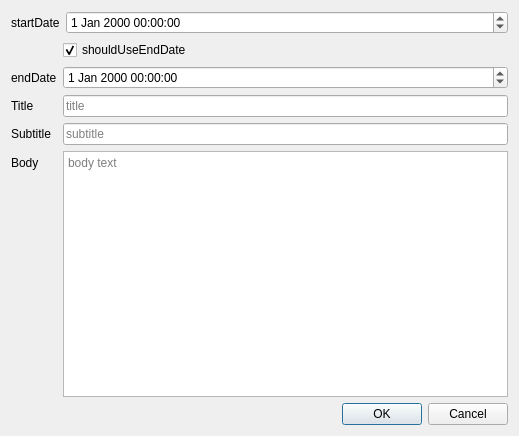
<?xml version="1.0" encoding="UTF-8"?>
<ui version="4.0">
 <class>TextAnnotationDialog</class>
 <widget class="QDialog" name="TextAnnotationDialog">
  <property name="geometry">
   <rect>
    <x>0</x>
    <y>0</y>
    <width>519</width>
    <height>436</height>
   </rect>
  </property>
  <property name="windowTitle">
   <string>Text Annotation Edit Dialog</string>
  </property>
  <layout class="QVBoxLayout" name="verticalLayout">
   <item>
    <layout class="QFormLayout" name="formLayout_2">
     <item row="0" column="0" colspan="2">
      <layout class="QFormLayout" name="formLayout">
       <item row="0" column="0">
        <widget class="QLabel" name="label">
         <property name="text">
          <string>startDate</string>
         </property>
        </widget>
       </item>
       <item row="0" column="1">
        <widget class="QDateTimeEdit" name="dateTimeEdit_Start">
         <property name="wrapping">
          <bool>true</bool>
         </property>
         <property name="currentSection">
          <enum>QDateTimeEdit::HourSection</enum>
         </property>
        </widget>
       </item>
      </layout>
     </item>
     <item row="2" column="0">
      <widget class="QLabel" name="label_2">
       <property name="text">
        <string>endDate</string>
       </property>
      </widget>
     </item>
     <item row="2" column="1">
      <widget class="QDateTimeEdit" name="dateTimeEdit_End">
       <property name="enabled">
        <bool>true</bool>
       </property>
       <property name="wrapping">
        <bool>true</bool>
       </property>
       <property name="currentSection">
        <enum>QDateTimeEdit::HourSection</enum>
       </property>
      </widget>
     </item>
     <item row="3" column="0">
      <widget class="QLabel" name="label_3">
       <property name="text">
        <string>Title</string>
       </property>
      </widget>
     </item>
     <item row="3" column="1">
      <widget class="QLineEdit" name="lineEdit_Title">
       <property name="placeholderText">
        <string>title</string>
       </property>
       <property name="clearButtonEnabled">
        <bool>true</bool>
       </property>
      </widget>
     </item>
     <item row="4" column="0">
      <widget class="QLabel" name="label_4">
       <property name="text">
        <string>Subtitle</string>
       </property>
      </widget>
     </item>
     <item row="4" column="1">
      <widget class="QLineEdit" name="lineEdit_Subtitle">
       <property name="placeholderText">
        <string>subtitle</string>
       </property>
       <property name="clearButtonEnabled">
        <bool>true</bool>
       </property>
      </widget>
     </item>
     <item row="5" column="0">
      <widget class="QLabel" name="label_5">
       <property name="text">
        <string>Body</string>
       </property>
      </widget>
     </item>
     <item row="5" column="1">
      <widget class="QTextBrowser" name="textBrowser_Body">
       <property name="readOnly">
        <bool>false</bool>
       </property>
       <property name="placeholderText">
        <string>body text</string>
       </property>
      </widget>
     </item>
     <item row="1" column="1">
      <widget class="QCheckBox" name="checkBox_ShouldUseEndDate">
       <property name="text">
        <string>shouldUseEndDate</string>
       </property>
       <property name="checked">
        <bool>true</bool>
       </property>
      </widget>
     </item>
    </layout>
   </item>
   <item>
    <widget class="QDialogButtonBox" name="buttonBox">
     <property name="orientation">
      <enum>Qt::Horizontal</enum>
     </property>
     <property name="standardButtons">
      <set>QDialogButtonBox::Cancel|QDialogButtonBox::Ok</set>
     </property>
    </widget>
   </item>
  </layout>
 </widget>
 <resources/>
 <connections>
  <connection>
   <sender>buttonBox</sender>
   <signal>accepted()</signal>
   <receiver>TextAnnotationDialog</receiver>
   <slot>accept()</slot>
   <hints>
    <hint type="sourcelabel">
     <x>248</x>
     <y>254</y>
    </hint>
    <hint type="destinationlabel">
     <x>157</x>
     <y>274</y>
    </hint>
   </hints>
  </connection>
  <connection>
   <sender>buttonBox</sender>
   <signal>rejected()</signal>
   <receiver>TextAnnotationDialog</receiver>
   <slot>reject()</slot>
   <hints>
    <hint type="sourcelabel">
     <x>316</x>
     <y>260</y>
    </hint>
    <hint type="destinationlabel">
     <x>286</x>
     <y>274</y>
    </hint>
   </hints>
  </connection>
 </connections>
</ui>
